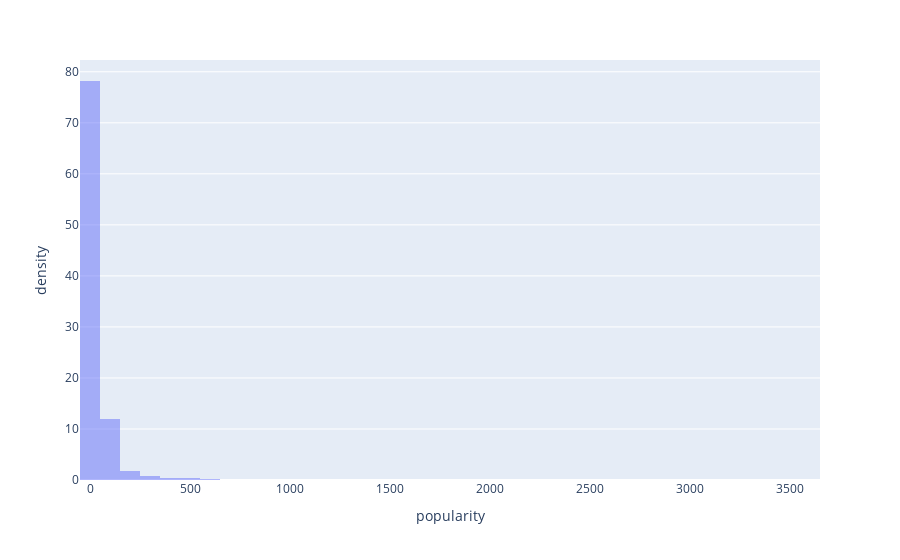

Here is the notebook cell this chart was saved with:
### Code cell
fig1

### Figure 1 — Plotly figure (JSON) as saved in the notebook; plotly's stock layout.template omitted (floating-point values rounded to 4 significant figures; data arrays with more than 128 entries replaced by an {"elided": "..."} marker saying what was removed)
{"data": [{"bingroup": "x", "histnorm": "density", "hovertemplate": "popularity=%{x}<br>density=%{y}<extra></extra>", "legendgroup": "", "marker": {"color": "#636efa", "opacity": 0.5, "pattern": {"shape": ""}}, "name": "", "nbinsx": 40, "orientation": "v", "showlegend": false, "type": "histogram", "x": {"elided": "9400 float values"}, "xaxis": "x", "yaxis": "y"}], "layout": {"barmode": "relative", "legend": {"tracegroupgap": 0}, "margin": {"t": 60}, "xaxis": {"anchor": "y", "domain": [0, 1], "title": {"text": "popularity"}}, "yaxis": {"anchor": "x", "domain": [0, 1], "title": {"text": "density"}}}}
